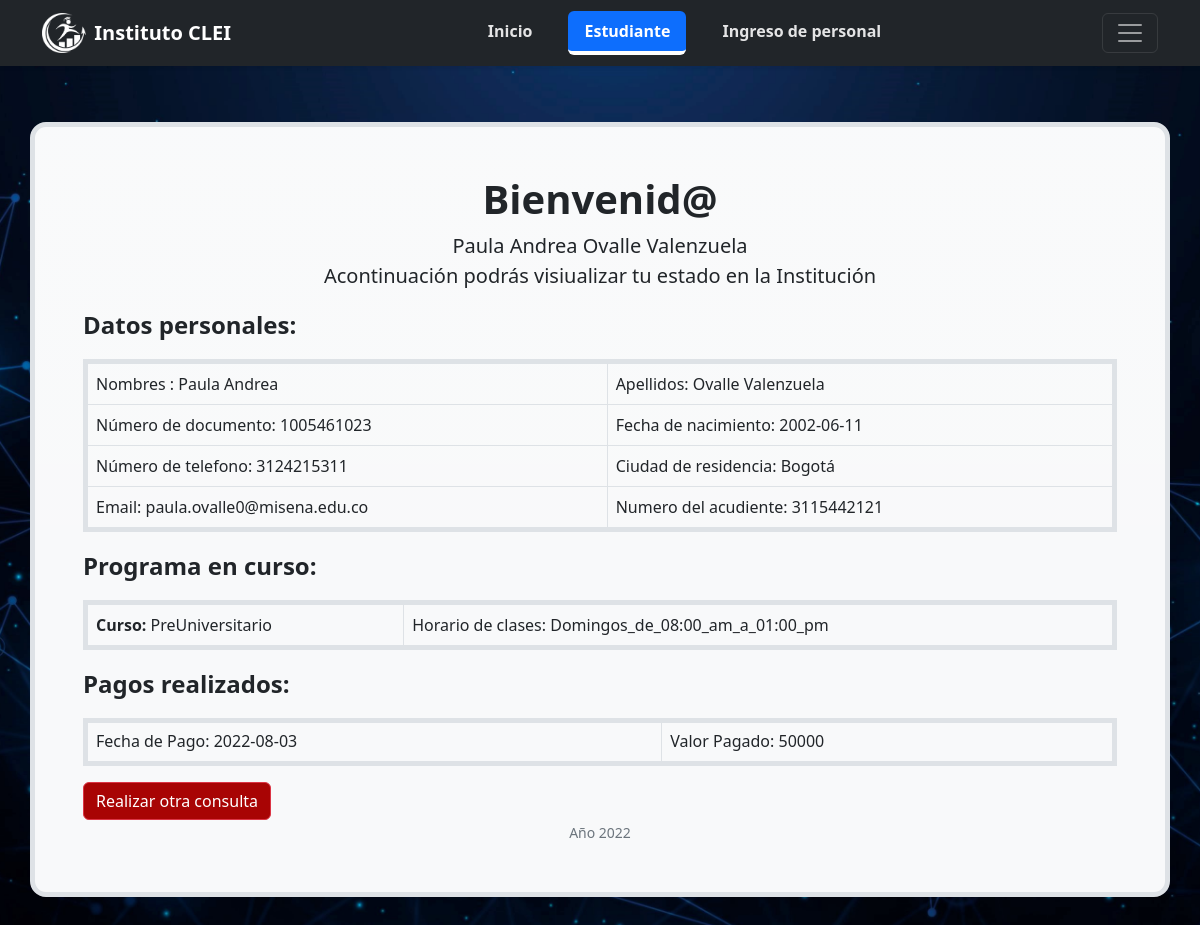
The app's page /paginas/consulta.php?documento=1005461023 with its own data.
### tables this page shows
CREATE TABLE `estudiantes`  (
  `id_estudiante` int NOT NULL AUTO_INCREMENT,
  `documento_estudiante` int NOT NULL,
  `nombre_estudiante` varchar(50) NOT NULL,
  `apellido_estudiante` varchar(50) NULL DEFAULT NULL,
  `email_estudiante` varchar(50) NULL DEFAULT NULL,
  `fechadenacimiesto_estudiante` date NULL DEFAULT NULL,
  `numerocontacto_estudiante` varchar(255) NULL DEFAULT NULL,
  `ciudad_estudiante` varchar(255) NULL DEFAULT NULL,
  `discapacidad_estudiante` varchar(255) NULL DEFAULT NULL,
  `curso_estudiante` varchar(255) NULL DEFAULT NULL,
  `horario_estudiante` varchar(255) NULL DEFAULT NULL,
  `acudiente__estudiante` varchar(255) NULL DEFAULT NULL,
  PRIMARY KEY (`id_estudiante`, `documento_estudiante`, `nombre_estudiante`) USING BTREE
);

CREATE TABLE `financiero`  (
  `id_financiero` int NOT NULL AUTO_INCREMENT,
  `documentoestudiante_financiero` int NOT NULL,
  `fechadepago_financiero` date NULL DEFAULT NULL,
  `valorcancelado_financiero` int NULL DEFAULT NULL,
  `metododepago_financiero` varchar(20) NULL DEFAULT NULL,
  `referenciadepago_financiero` varchar(11) NULL DEFAULT NULL,
  `empleado_financiero` varchar(50) NULL DEFAULT NULL,
  `comprobante_financiero` varchar(255) NULL DEFAULT NULL,
  PRIMARY KEY (`id_financiero`, `documentoestudiante_financiero`) USING BTREE
);

### conexion/conexion.php (called while the page is built, shortened)
<?php
  class db_conexion {
  	public function conectar() {
  		$conexion = mysqli_connect(db_servidor,db_usuario,db_contrasena,db_base)
  		or die ('sin conexion a la base de datos');
  		return $conexion;
  	}
  }
?>

### paginas/consulta.php (the view, shortened to what this page needs)
<!DOCTYPE html>
<html lang="es" class="h-100 ">
<head>
    <link rel="stylesheet" href="../plugins/bootstrap/css/bootstrap.min.css">
    <link rel="stylesheet" href="../paginas/styles/mainstyles.css">
</head>
<body background="../media/imagenes/fondoprincipal.jpg" ;>
    <header>
        <div class="navbar fixed-top navbar-dark bg-dark shadow-sm">
            <div class="container">
                <a href="../index.html" class="navbar-brand d-flex align-items-center">
                    <img src="../media/logo/logoinstitutoclei.png" class="me-2" wsidth="40" height="40">
                    <strong>Instituto CLEI</strong>
                </a>
                <nav class="fw-bold nav nav-masthead nav-pills nav-fill justify-content-center float-md-end">
                    <ul class="nav nav-pills">
                        <a class="nav-link" style="margin-left: 20px" href="../index.html">Inicio</a>
                        <a class="nav-link active" aria-current="page" style="margin-left: 20px" href="../paginas/consultaestudiante.html">Estudiante</a>
                        <a class="nav-link" style="margin-left: 20px" href="../paginas/empleado.php">Ingreso de personal</a>
                    </ul>
                </nav>
                <button class="navbar-toggler " type="button" data-bs-toggle="collapse" data-bs-target="#navbarHeader" aria-controls="navbarHeader" aria-expanded="false" aria-label="Toggle navigation">
                    <span class="navbar-toggler-icon"></span>
                </button>
            </div>
        </div>
    </header>
    < <main style="padding-top: 50px;">
        <?php
        $consultaestudiante = $_GET["documento"];
        require_once '../conexion/conexion.php';
        $db = new db_conexion();
        $sql = "SELECT * FROM estudiantes
        WHERE documento_estudiante ='$consultaestudiante'";
        $resultado = mysqli_query($db->conectar(), $sql);
        while ($registro = mysqli_fetch_array($resultado)) {
        ?>
            <div class="container p-4 p-md-12 border rounded-4 border bg-light bg-gradient p-2 border-5 text-center" style="padding: 100px;">
                <h1 class="fs-8 fw-bolder">Bienvenid@</h1>
                <p class="fs-5" ><?php echo $registro['nombre_estudiante'] . " " . $registro['apellido_estudiante']; ?> <br> Acontinuación podrás visiualizar tu estado en la Institución </p>
                <div class="bd-example-snippet bd-code-snippet text-start">
                    <p class="fs-4 text fw-bolder" ;>Datos personales:</p>
                    <div class="bd-example">
                        <table class="table  table-bordered border border-5">
                            <tbody>
                                <tr>
                                    <td scope="col"> Nombres :<?php echo " " . $registro['nombre_estudiante']; ?></td>
                                    <td scope="col">Apellidos: <?php echo  " " . $registro['apellido_estudiante']; ?></td>
                                </tr>
                                <tr>
                                    <td>Número de documento:<?php echo  " " . $registro['documento_estudiante']; ?></td>
                                    <td>Fecha de nacimiento:<?php echo " " . $registro['fechadenacimiesto_estudiante']; ?></td>
                                </tr>
                                <tr>
                                    <td>Número de telefono:<?php echo " " . $registro['numerocontacto_estudiante']; ?></td>
                                    <td>Ciudad de residencia:<?php echo " " . $registro['ciudad_estudiante']; ?> </td>
                                </tr>
                                <tr>
                                    <td scope="col">Email:<?php echo " " . $registro['email_estudiante']; ?></td>
                                    <td scope="col">Numero del acudiente: <?php echo  " " . $registro['acudiente__estudiante']; ?></td>
                                </tr>
                            </tbody>
                        </table>
                    </div>
                    <p class="fs-4 text fw-bolder" ;>Programa en curso:</p>
                    <div class="bd-example">
                        <table class="table  table-bordered border border-5">
                            <tbody>
                                <tr>
                                    <td scope="col"> <strong>Curso: </strong><?php echo " " . $registro['curso_estudiante']; ?></td>
                                    <td scope="col">Horario de clases: <?php echo  " " . $registro['horario_estudiante']; ?></td>
                                </tr>
                            </tbody>
                        </table>
                    </div>
                    <p class="fs-4 text fw-bolder";>Pagos realizados:</p>
                    <div class="bd-example">
                        <table class="table table-striped table-bordered border border-5">
                            <tbody>
                                <tr>
                                    <?php
                                    $sql2 = "SELECT * FROM financiero
                                    WHERE documentoestudiante_financiero ='$consultaestudiante'";
                                    $resultado2 = mysqli_query($db->conectar(), $sql2);
                                    while ($registro2 = mysqli_fetch_array($resultado2)) {
                                        $db->db_cerrar()
                                    ?>
                                <tr>
                                    <td scope="col"> Fecha de Pago:<?php echo " " . $registro2['fechadepago_financiero']; ?></td>
                                    <td scope="col"> Valor Pagado:<?php echo " " . $registro2['valorcancelado_financiero']; ?></td>
                                </tr>
                    </div>
                <?php
                                    }
                ?>
                </div>
                <div class="dropdown">
                    <a href="../paginas/consultaestudiante.php"><button type="button" class="btn btn-danger" style="background-color: rgb(168, 4, 4);">Realizar otra consulta</button></a>
                </div>
            </div>
            <small class="text-muted"> Año 2022</small>
        <?php
        }
        ?>
</body>
</html>

### paginas/styles/mainstyles.css (style rules this page uses)
body { padding-top: 3rem; padding-bottom: 3rem; }
.nav-masthead .nav-link { color: rgba(255, 255, 255, 0.877); border-bottom: .25rem solid transparent; }
.nav-masthead .nav-link + .nav-link { margin-left: 8rem; }
.nav-masthead .active { color: #fff; border-bottom-color: #fff; }
.p-4 { padding: 3rem!important; }

### paginas/consulta.php (style rules this page uses)
body { background-image: url('../media/imagenes/fondoprincipal.jpg'); background-repeat: no-repeat; background-attachment: fixed; background-size: cover; background-position: center center; }

### records on screen
estudiantes: nombre_estudiante "Paula Andrea", apellido_estudiante "Ovalle Valenzuela", documento_estudiante "1005461023", fechadenacimiesto_estudiante "2002-06-11", numerocontacto_estudiante "3124215311", ciudad_estudiante "Bogotá", email_estudiante "paula.ovalle0@misena.edu.co", acudiente__estudiante "3115442121", curso_estudiante "PreUniversitario", horario_estudiante "Domingos_de_08:00_am_a_01:00_pm"
financiero: fechadepago_financiero "2022-08-03", valorcancelado_financiero "50000"
